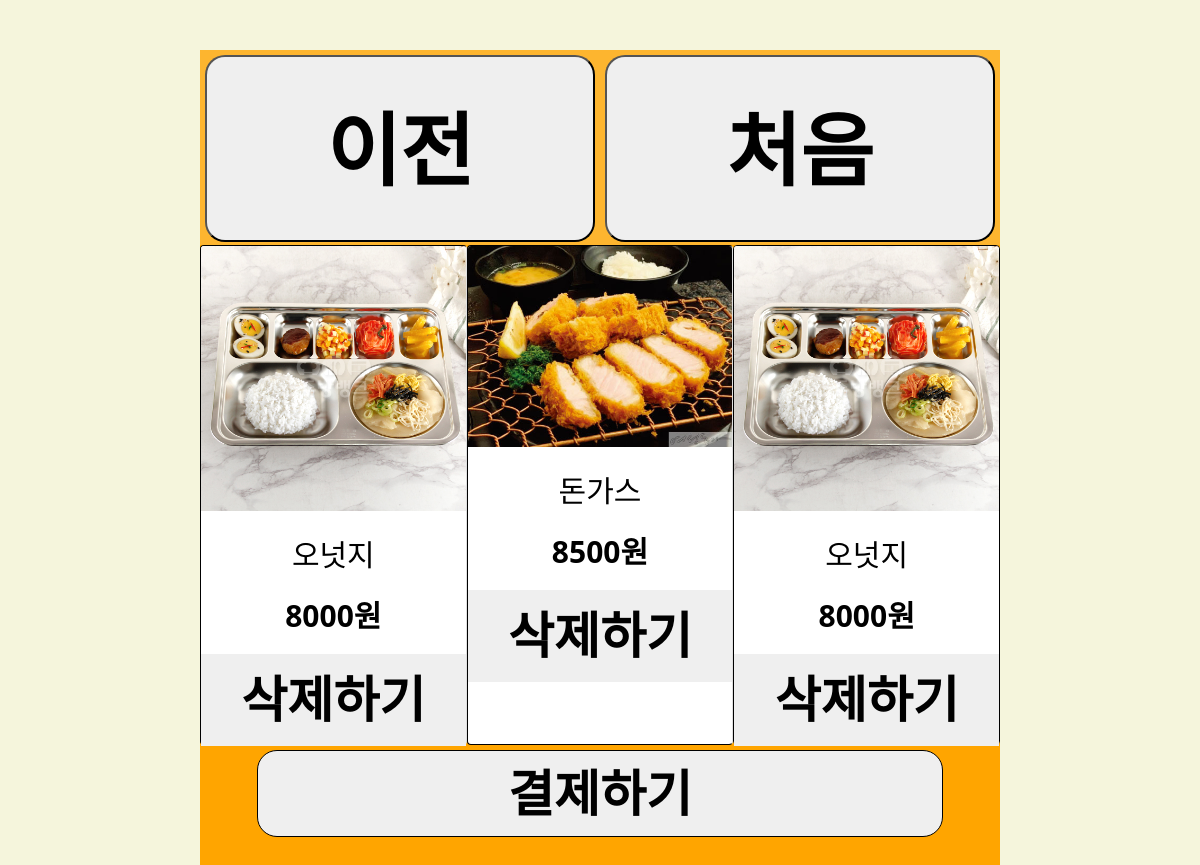
Before: /cart/ with the older database file.
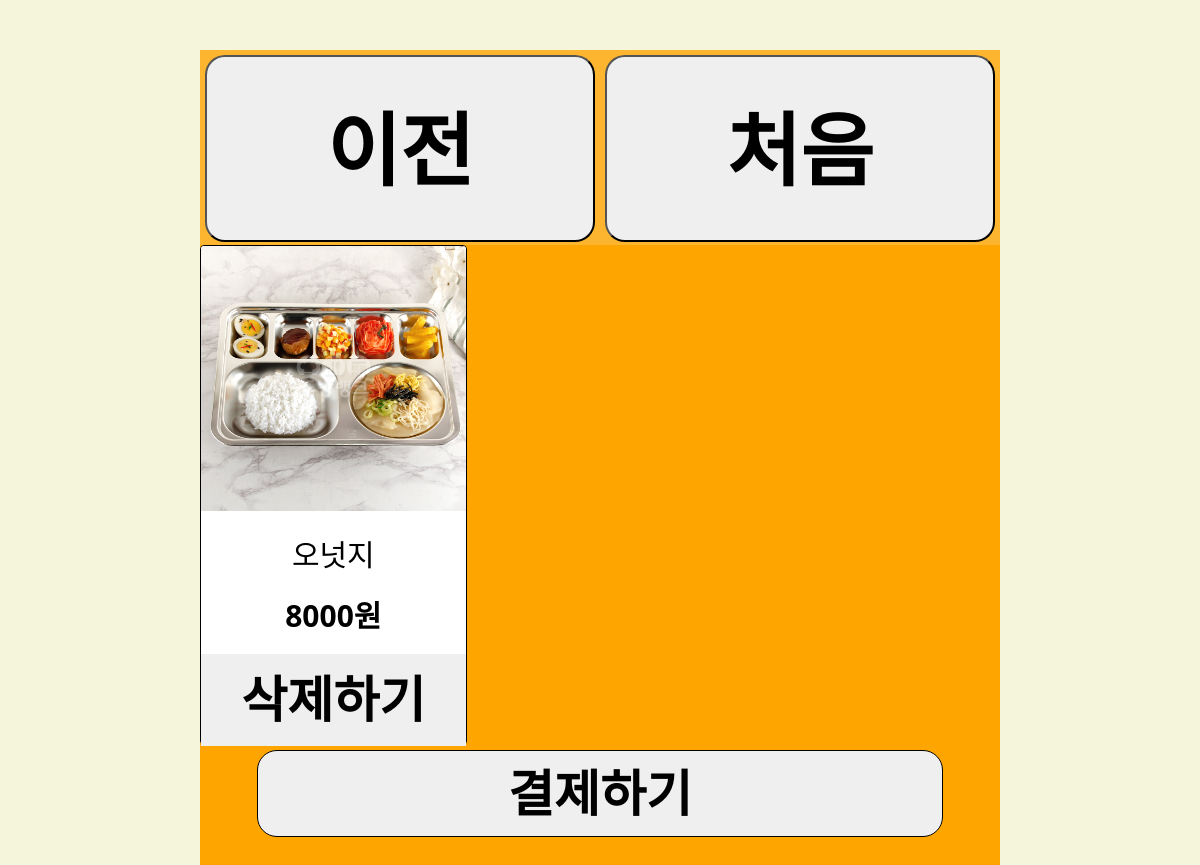
After: the same page with the newer database file.
### menu/models.py (models this page shows)
class Cart(models.Model):
    name = models.CharField(max_length=250) #메뉴명
    price = models.IntegerField()
    image = models.TextField()

### menu/views.py (the view)
# urls.py: path('cart/', cart_list, name="cart_list"),
def cart_list(request):
    carts = Cart.objects.all()
    return render(request, 'menu/cart_list.html', {'carts': carts})

### menu/templates/menu/cart_list.html (shortened to what this page needs)
{% extends 'base.html' %}
{% load static %}
{% block content %}
<div class="header">
    <a href="{% url 'menu:menu' %}"><button class="back" onmouseover="speakText('이전')"
            onmouseleave="stopSpeaking();">이전</button></a>
    <a href="{% url 'menu:cart_delete' %}"><button class="back" onmouseover="speakText('처음')"
            onmouseleave="stopSpeaking();">처음</button></a>
</div>
<div class="cardContainer">
    {% for cart in carts %}
    <div class="card"  onmouseover="speakText('{{cart.name}} {{cart.price}} 원  삭제하시려면 메뉴를 누르세요')"
    onmouseleave="stopSpeaking();">
        <a href="{% url 'menu:delete2' cart.id %}" style="text-decoration: none; color:black">
            <img src="{{ cart.image }}"
                class="card-img-top" alt="...">
            <div class="card-body">
                <h5 class="card-title">{{cart.name}}</h5>
                <p class="card-text">{{cart.price}}원</p>
            </div>
            <button id="cart_delete" class="cart_delete_btn">삭제하기</button>
        </a>
    </div>
    {% endfor %}
</div>
<a href="{% url 'main:pay' %}"><button id="pay_btn" onmouseover="speakText('결제하기')"
        onmouseleave="stopSpeaking();">결제하기</button></a>
{% endblock %}

### donkey/templates/base.html (shortened to what this page needs)
<!DOCTYPE html>
{% load static %}
<html lang="ko">
<head>
    <link href="https://cdn.jsdelivr.net/npm/bootstrap@5.1.3/dist/css/bootstrap.min.css" rel="stylesheet"
>
    <link rel="stylesheet" href="{% static 'css/style.css' %}">
</head>
<body>
    <div id="kiosk_size">
        {% block content %}
        {% endblock %}
    </div>
</body>
</html>

### donkey/static/css/style.css (style rules this page uses)
* { font-weight: 800; }
body { background-color: beige; }
#kiosk_size { background-color: orange; width:800px; height:1300px; margin:50px auto; display:flex; flex-direction:column; align-items: center; overflow-y:scroll; }
.header { height: 15%; width: 100%; background-color: rgba(252, 197, 94, 0.5); display: flex; justify-content: end; }
.back { margin:5px; width: 390px; height: 187px; font-size: 80px; border-radius: 20px; }
.cardContainer { width: 800px; display: grid; grid-template-columns: 1fr 1fr 1fr; }
.card { height: 500px; border-left: 1px solid rgba(0,0,0); border-bottom: 1px solid rgba(0,0,0); border-top: 1px solid rgba(0,0,0); margin-bottom: 5px; }
.card:last-child, .card:nth-child(3n) { border-right: 1px solid rgba(0,0,0); }
.card-img-top { width: 100%; }
.card-body { display: flex; flex-direction: column; align-items: center; font-size: 30px; }
#pay_btn { border-radius: 20px; border : 1px solid black; padding: 5px 250px; font-size: 50px; }
.card-title { margin: 10px; padding: 0px; font-size: 30px; }
.card-text { margin: 10px; padding: 0px; }
.cart_delete_btn { width: 100%; height: 92px; font-size: 50px; border: none; }

Changed rows visible on the page:
removed Cart: image (picture), name "돈가스", price "8500"
removed Cart: image (picture), name "오넛지", price "8000"
